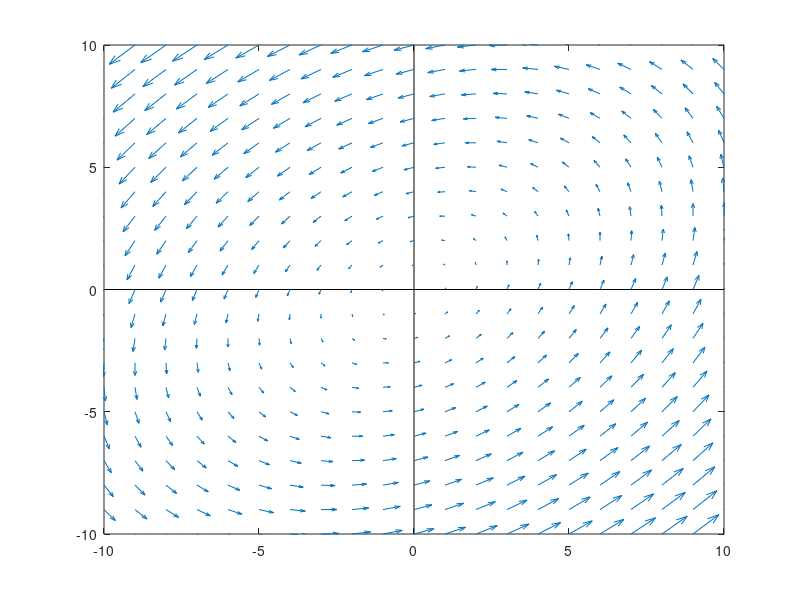

Recreate this plot in MATLAB.
plot([-10,10],[0,0],'k')
hold on
plot([0,0],[-10,10],'k')
axis([-10,10,-10,10])
[y,z]=meshgrid(-10:10);
u=y-3*z;
v=3*y-z;
quiver(y,z,u,v)
[a,b]=ginput(1);
while a<=10&&a>=-10&&b<=10&&b>=-10
    [t,x]=ode45(@sys1,[0,4],[a,b]);
    plot(x(:,1),x(:,2),'b')
    [t,x]=ode45(@sys1,[0,-4],[a,b]);
    plot(x(:,1),x(:,2),'r')
    [a,b]=ginput(1);
end